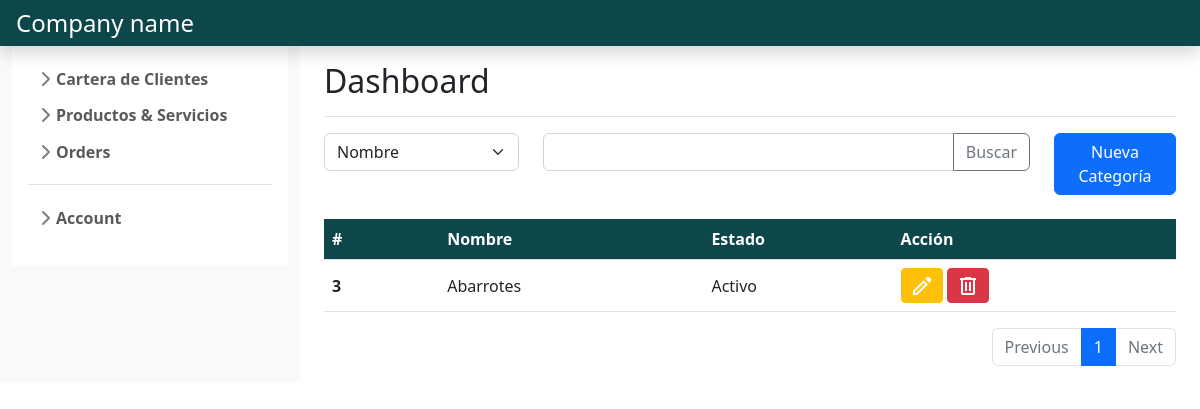
The app's page /product_and_services/gestion_categorias/ (signed in) with its own data.
### product_services_management/models.py (models this page shows, shortened)
class Categoria(models.Model):
    nombre= models.CharField(max_length=40)
    estado= models.BooleanField(default=True)
    creado= models.DateTimeField(auto_now_add=True)
    actualizado= models.DateTimeField(auto_now=True)

### product_services_management/views.py (the view)
# urls.py: path('gestion_categorias/', views.gestion_categorias, name='gestion categorias'),
@login_required
def gestion_categorias(request):
    if request.method == 'GET':
        categoria= Paginator(Categoria.objects.all().order_by('id'), 5)
        if request.GET.get('page'):
            page_number= request.GET.get('page')
            categoria_page= categoria.get_page(page_number)
            return render(request, 'gestion_categorias.html',
                            {'categorias': categoria_page,
                             'form': FormCrearCategoria}
                        )
        else:
            categoria_page= categoria.get_page(1)
            return render(request, 'gestion_categorias.html',
                            {'categorias': categoria_page,
                             'form': FormCrearCategoria}
                        )

### product_services_management/templates/gestion_categorias.html (shortened to what this page needs)
{% extends "base.html" %}
{% load static %}
{% block content %}
    <div class="row">
        <div class="col-md-3">
            <select class="form-select" id="inputGroupSelect01">
                {% for field in form %}
                <option value="{{field.label}}" selected>{{field.label}}</option>
                {% endfor %}
            </select>
        </div>
        <div class="col-md-7">
            <div class="input-group mb-3 ">
                <input type="text" class="form-control" aria-label="Text input with dropdown button">
                <button class="btn btn-outline-secondary" type="button" id="button-addon1">Buscar</button>
            </div>
        </div>
        <div class="col-md-2">
            <a class="btn btn-primary" href="{% url 'crear categoria' %}">Nueva Categoría</a>
        </div>
    </div>
    <br>
    <table class="table table-hover align-middle">
        <thead class="text-white" style="background-color: #0E4749;">
            <tr>
                <th scope="col">#</th>
                <th scope="col"></th>
                <th scope="col">Nombre</th>
                <th scope="col"></th>
                <th scope="col">Estado</th>
                <th scope="col">Acción</th>
            </tr>
        </thead>
        <tbody>
            {% for cat in categorias %}
            <tr>
                <th scope="row" colspan="2">{{cat.id}}</th>
                <td colspan="2">{{cat.nombre}}</td>
                <td>{% if cat.estado %}Activo{% else %}Inactivo{% endif %}</td>
                <td>
                    <a class="btn btn-sm btn-warning" href="{% url 'modificar categoria' cat.id %}" role="button">
                        <svg xmlns="http://www.w3.org/2000/svg" height="24" width="24" style="fill:#FFF"><path d="M5 19h1.4l8.625-8.625-1.4-1.4L5 17.6ZM19.3 8.925l-4.25-4.2 1.4-1.4q.575-.575 1.413-.575.837 0 1.412.575l1.4 1.4q.575.575.6 1.388.025.812-.55 1.387ZM17.85 10.4 7.25 21H3v-4.25l10.6-10.6Zm-3.525-.725-.7-.7 1.4 1.4Z"/></svg>
                    </a>
                    <button class="btn btn-sm btn-danger" data-bs-toggle="modal" data-bs-target="#exampleModalgestion" data-bs-whatever="{{cat.id}}:{{cat.nombre}}">
                        <svg xmlns="http://www.w3.org/2000/svg" height="24" width="24" style="fill:#FFF"><path d="M7 21q-.825 0-1.412-.587Q5 19.825 5 19V6H4V4h5V3h6v1h5v2h-1v13q0 .825-.587 1.413Q17.825 21 17 21ZM17 6H7v13h10ZM9 17h2V8H9Zm4 0h2V8h-2ZM7 6v13Z"/></svg>
                    </button>
                </td>
            </tr>
            {% endfor %}
        </tbody>
    </table>
    <nav aria-label="Page navigation example">
        <ul class="pagination justify-content-end">
            <li class="page-item {% if not categorias.has_previous %} disabled {% endif %}">
                <a class="page-link" {% if categorias.has_previous %} href="?page={{ categorias.previous_page_number }}" {% endif %}>Previous</a>
            </li>
            {% for i in categorias.paginator.page_range %}
              {% if i == categorias.number %}
                  <li class="page-item active">
                      <a class="page-link" href="#">{{ i }}</a>
                  </li>
              {% else %}
                  <li class="page-item">
                      <a class="page-link" href="?page={{ i }}">{{ i }}</a>
                  </li>
              {% endif %}
          {% endfor %}
          <li class="page-item {% if not categorias.has_next %} disabled {% endif %}" >
            <a class="page-link" {% if categorias.has_next %} href="?page={{ categorias.next_page_number }}" {% endif %}>Next</a>
          </li>
        </ul>
    </nav>
{% endblock %}

### main/static/style/css/sidebars.css (style rules this page uses)
body { min-height: 100vh; min-height: -webkit-fill-available; }
html { height: -webkit-fill-available; }

### records on screen
Categoria: id "3", nombre "Abarrotes", estado "Activo"

### other values on screen
{{ i }} "1"
form field value "Nombre"
